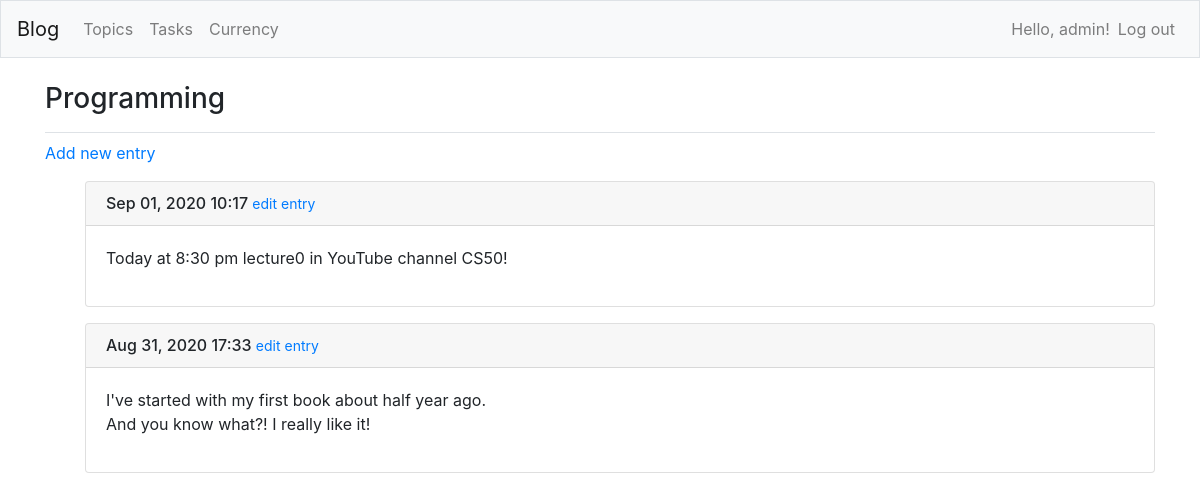
/blog/topic/16 (signed in), run on the app's committed database.
### blog/models.py (models this page shows, shortened)
class Topic(models.Model):
    text = models.CharField(max_length=200)
    date_added = models.DateTimeField(auto_now_add=True)
    tag = models.ManyToManyField(Tag, blank=True)
    owner = models.ForeignKey(User, on_delete=models.CASCADE)
    def __str__(self):
        return self.text

class Entry(models.Model):
    topic = models.ForeignKey(Topic, on_delete=models.CASCADE)
    text = models.TextField()
    date_added = models.DateTimeField(auto_now_add=True)
    class Meta:
        verbose_name_plural = 'entries'

### blog/views.py (the view)
# urls.py: path('topic/<int:topic_id>', views.topic, name='topic'),
@login_required
def topic(request, topic_id):
    topic = get_object_or_404(Topic, id=topic_id)
    check_topic_owner(topic.owner, request.user)
    entries = topic.entry_set.order_by('-date_added')
    tags = topic.tag.all()
    return render(request, 'blog/topic.html', {
        'topic': topic,
        'entries': entries,
        'tags': tags
    })

### blog/views.py (called while the page is built)
def check_topic_owner(owner, user):
    if owner != user:
        raise Http404

### blog/templates/blog/topic.html (shortened to what this page needs)
{% extends 'blog/layout.html' %}
{% block page_header %}
    <h3>{{ topic }}</h3>
{% endblock page_header %}
{% block body %}
    <p>
        <a href="{% url 'blog:new_entry' topic.id %}">Add new entry</a>
    </p>
    <ul>
    {% for entry in entries %}
        <div class="card mb-3">
            <h6 class="card-header">
                {{ entry.date_added|date:'M d, Y H:i' }}
                <small><a href="{% url 'blog:edit_entry' entry.id %}">edit entry</a></small>
            </h6>
            <div class="card-body">
                {{ entry.text|linebreaks }}
            </div>
        </div>
    {% empty %}
        <p>There are no entries for this topic yet.</p>
    {% endfor %}
{% endblock %}

### blog/templates/blog/layout.html (shortened to what this page needs)
{% load bootstrap4 %}
<!DOCTYPE html>
<html lang="en">
    <head>
        {% bootstrap_css %}
    </head>
    <body>
        <nav class="navbar navbar-expand-md navbar-light bg-light mb-4 border">
            <a class="navbar-brand" href="{% url 'blog:index'%}">Blog</a>
            <div class="collapse navbar-collapse" id="navbarCollapse">
                <ul class="navbar-nav mr-auto">
                    <li class="nav-item">
                        <a class="nav-link" href="{% url 'blog:topics' %}">Topics</a></li>
                    <li class="nav-item">
                        <a class="nav-link" href="{% url 'tasks:tasks' %}">Tasks</a></li>
                    <li class="nav-item">
                        <a class="nav-link" href="{% url 'blog:currency' %}">Currency</a></li>
                </ul>
                <ul class="navbar-nav ml-auto">
                    {% if user.is_authenticated %}
                        <li class="nav-item">
                            <span class="navbar-text">Hello, {{ user.username }}!</span>
                        </li>
                        <li class="nav-item">
                            <a class="nav-link" href="{% url 'users:logout' %}">Log out</a>
                        </li>
                    {% endif %}
                </ul>
            </div>
        </nav>
        <main role="main" class="container">
            <div class="pb-2 mb-2 border-bottom">
                {% block page_header %}
                {% endblock page_header %}
            </div>
            <div>
                {% block body %}
                {% endblock %}
            </div>
        </main>
    </body>
</html>

### data on the page
Topic: text "Programming"
Entry: date_added "Sep 01, 2020 10:17", text "Today at 8:30 pm lecture0 in YouTube channel CS50!"
Entry: date_added "Aug 31, 2020 17:33", text "I've started with my first book about half year ago. And you know what?! I really like it!"

### other printed values
{{ user.username }} "admin"
